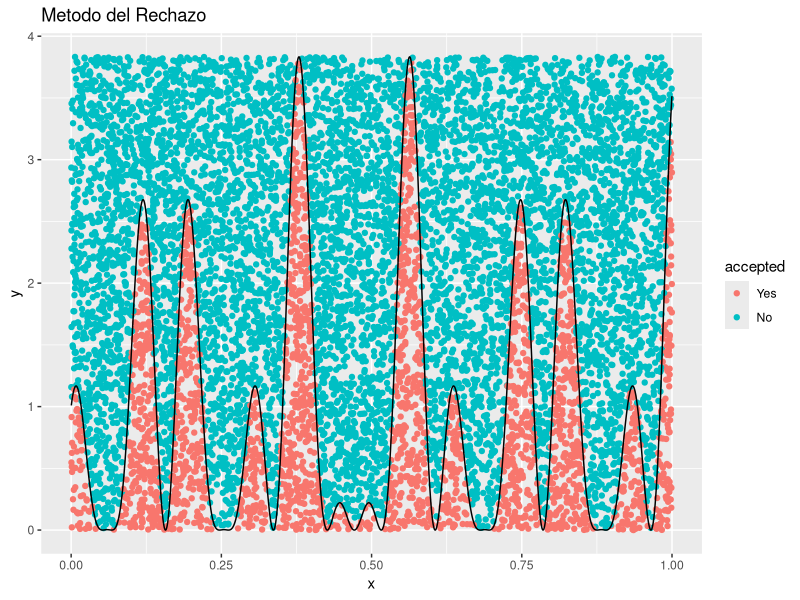
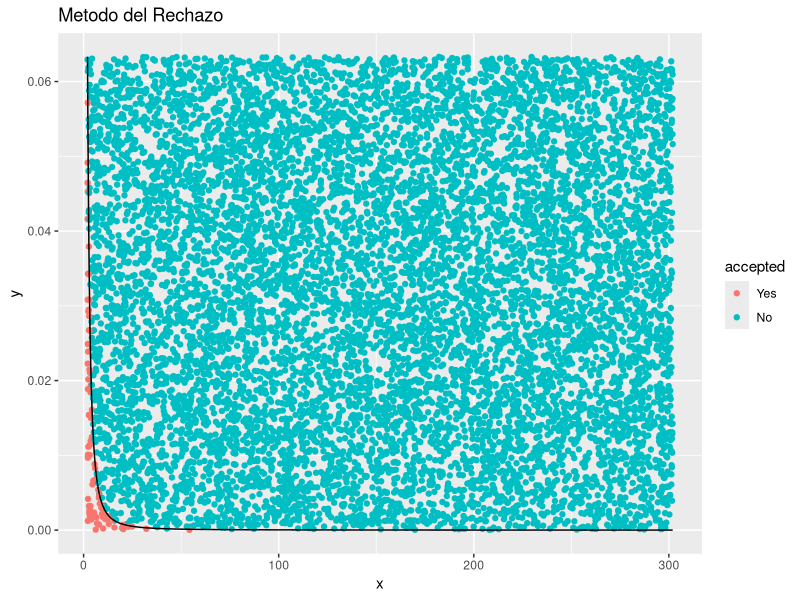

The R script that drew these images, in order:
## ---- chunk 1
library(ggplot2)
## ---- chunk 2
#stocastic_integration retorna tanto el resultado de la integracion numerica como el grafico pedido
#parametros: 
#funcion es un objeto function que representa la funcion a integrar
#lim_inferior y lim_superior son los limites de integracion
stocastic_integration = function(funcion, lim_inferior, lim_superior, plot) {
  nsim = 10000;
  
  #Los puntos en x se generan aleatoriamente entre los limites de integracion
  uniform_random_x = runif(nsim, lim_inferior, lim_superior);
  cota_superior = max(funcion(uniform_random_x)) 
  
  #Los puntos en y se generan aleatoriamente entre 0 y el maximo valor de la funcion evaluada en los puntos en x generados
  uniform_random_y = runif(nsim, 0, cota_superior);
  
  accepted = c()
  confirmed = c()
  j = 0
  
  #Se rechazan todos los puntos que caigan por fuera de la funcion
  for(i in 1:nsim)
  {
    if(uniform_random_y[i] <= funcion(uniform_random_x[i])) 
    {
      accepted[i] = 'Yes'
      confirmed[j] = uniform_random_x[i]
      j = j+1
    }
    else 
    {
      accepted[i] = 'No'
    }
  }
  
  #Se grafican los puntos
  data_frame = data.frame(x = uniform_random_x, y = uniform_random_y , y2 = funcion(uniform_random_x), accepted = factor(accepted, levels= c('Yes','No')))
  
  area_conocida = cota_superior*(lim_superior-lim_inferior)
  
  p1 = ggplot(data_frame) +
    geom_point(aes(x=x, y=y, colour=accepted)) +
    geom_line(aes(x=x, y=y2)) +
    ggtitle("Metodo del Rechazo")  
  #Se obtiene el resultado de la integral recordando que la razon de las areas debe ser igual a la de los puntos.
  by_rejection = (length(confirmed)/nsim)*area_conocida
  return(list(by_rejection, p1))
}
## ---- chunk 3
funcion = function(x){(cos(50*x)+sin(20*x))^2}
lim_inferior = 0
lim_superior = 1

results = stocastic_integration(funcion, 0, 1)

## ---- chunk 4
results[[1]]
## ---- chunk 5
integrate(funcion, 0, 1)
## ---- chunk 6
results[[2]]
## ---- chunk 7
#stocastic_indefinite_interval retorna tanto el limite superior del rango de integracion significativo

stocastic_indefinite_interval <- function(funcion, lim_inferior){
  paso = 150
  lim_superior = lim_inferior + paso
  
  integral_intervalo = stocastic_integration(funcion, lim_inferior, lim_superior)
  integral_intervalo = integral_intervalo[[1]]
  
  integral_proximo_intervalo = stocastic_integration(funcion, lim_superior, lim_superior + paso)
  integral_proximo_intervalo = integral_proximo_intervalo[[1]]
  
  if(integral_intervalo/1000 < integral_proximo_intervalo)
  {
    lim_superior = lim_superior + paso
    
    integral_intervalo = stocastic_integration(funcion, lim_inferior, lim_superior)
    integral_intervalo = integral_intervalo[[1]]
    
    integral_proximo_intervalo = stocastic_integration(funcion, lim_superior, lim_superior + paso)
    integral_proximo_intervalo = integral_proximo_intervalo[[1]]
  }
  
  return(lim_superior)
}
## ---- chunk 8
funcion = function(x){1/(pi*(1+x^2))}
lim_inferior = 2
lim_superior = stocastic_indefinite_interval(funcion,lim_inferior)

results = stocastic_integration(funcion, lim_inferior, lim_superior)
## ---- chunk 9
results[[1]]
## ---- chunk 10
integrate(funcion, 2, Inf)
## ---- chunk 11
results[[2]]
